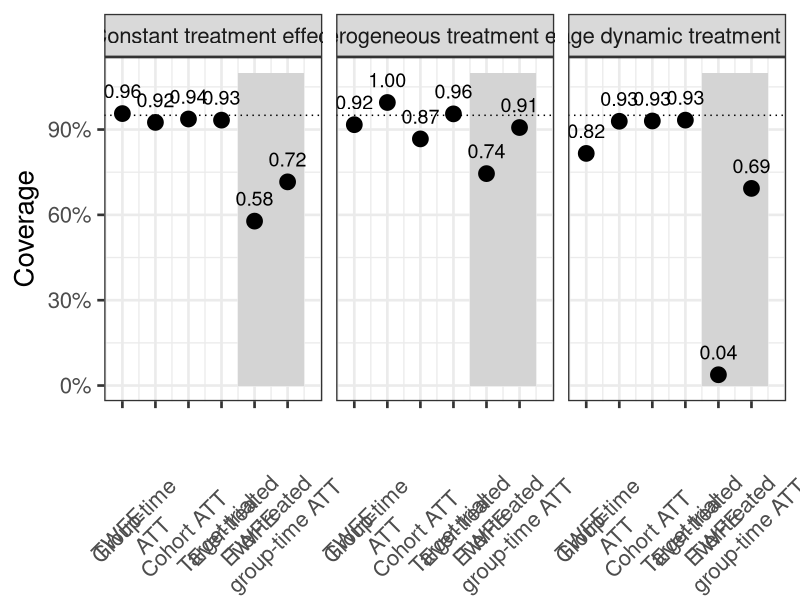
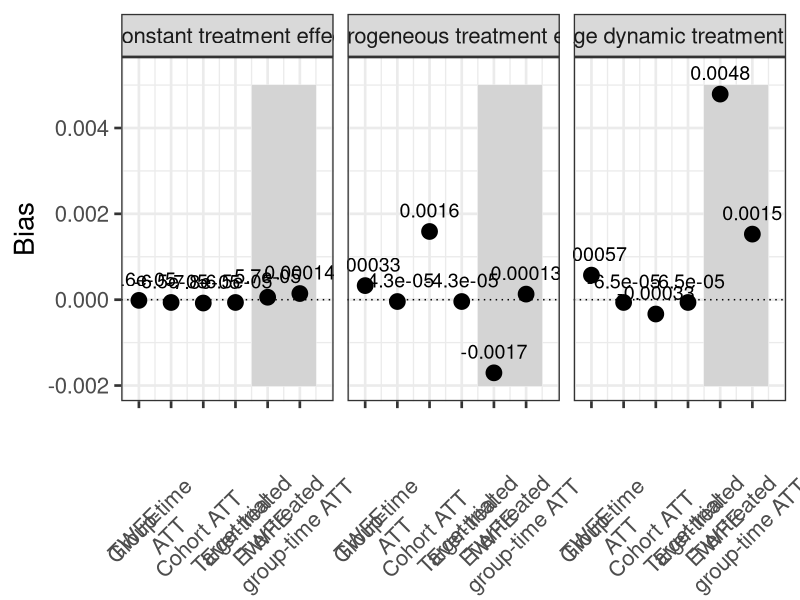
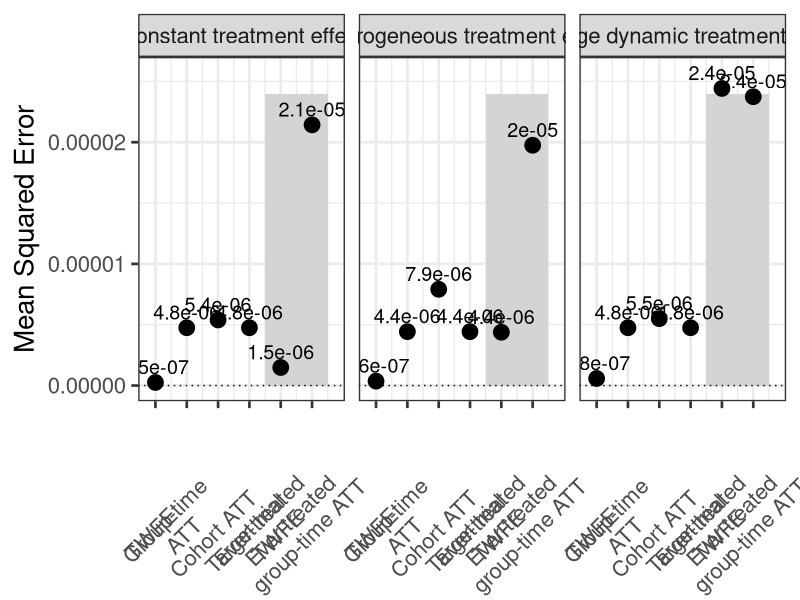
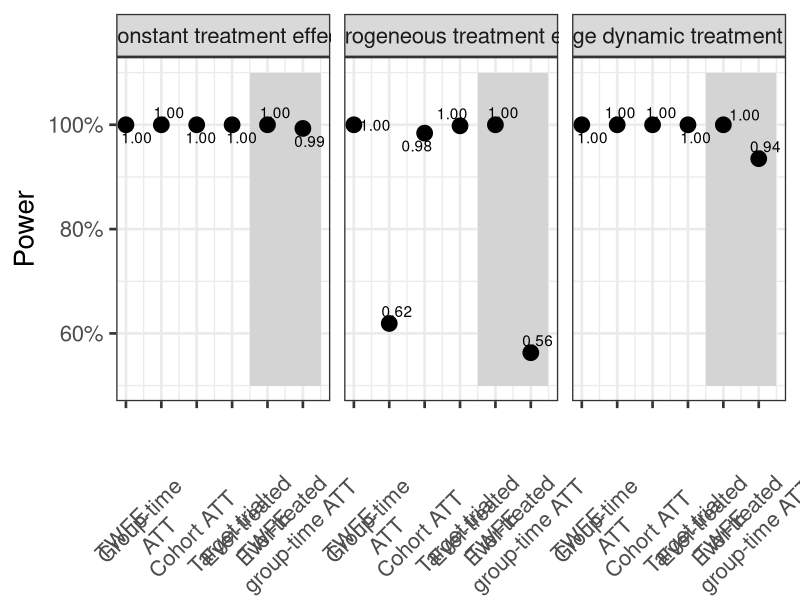
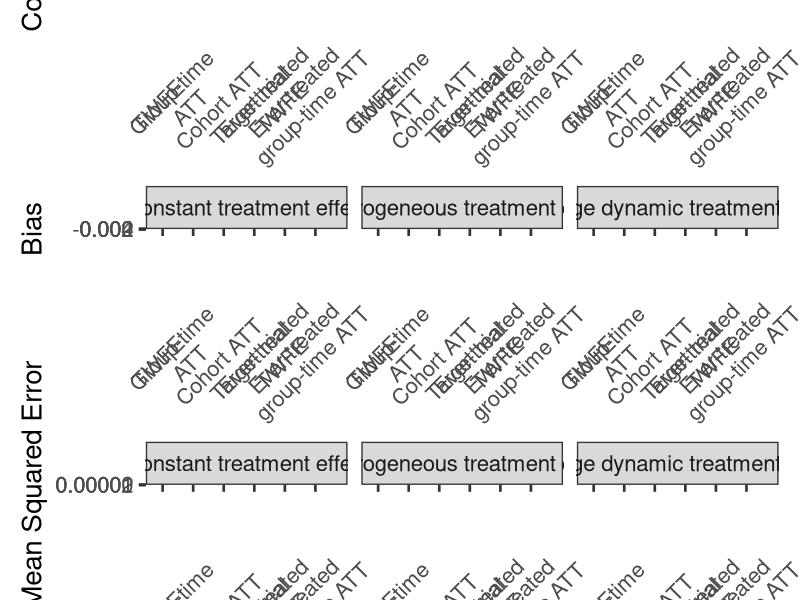
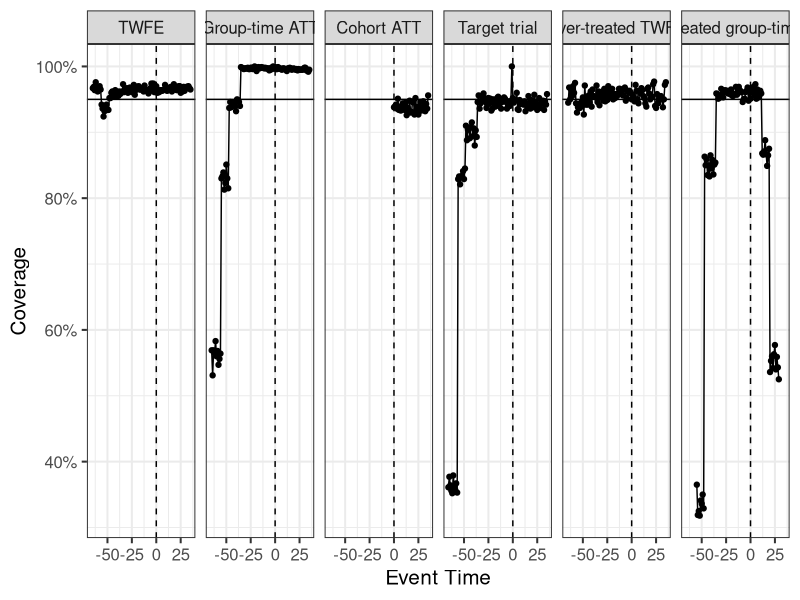
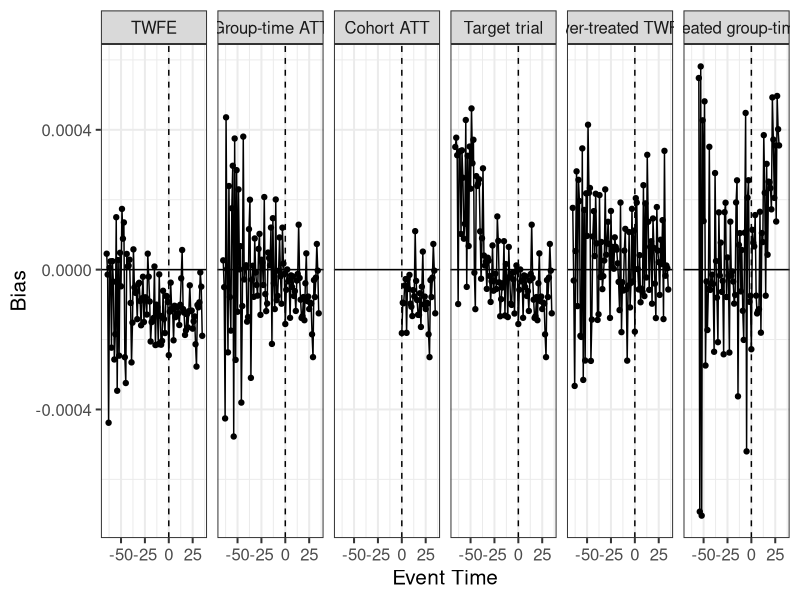
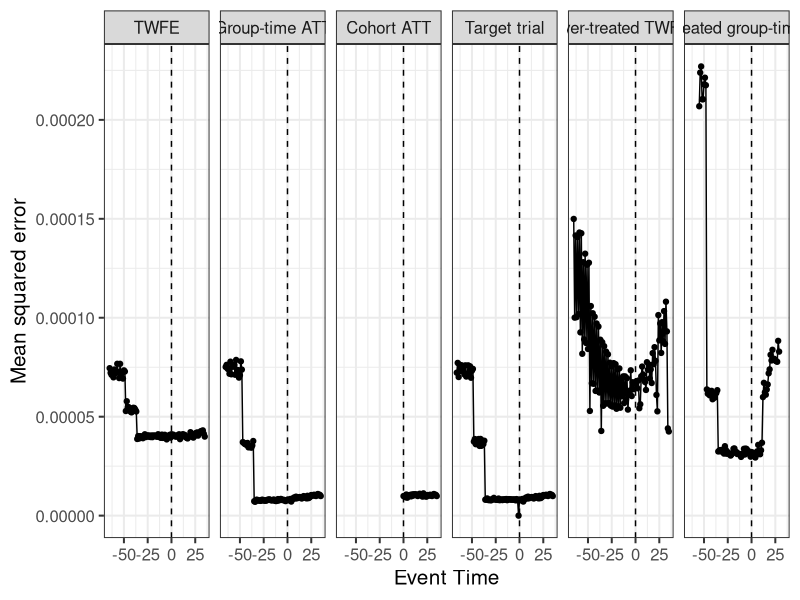

Source code (R) for these figures, in order:
library(tidyverse)
library(ggrepel)
library(magrittr)
library(forcats)
library(patchwork)
library(scales)

results_df_summary <- read_csv("./results/twfe_sim_results_summary_PTB_n1000_12062022.csv")
#results_old <- read_csv("./results/twfe_sim_results_summary_PTB_n1000_06012022.csv")

table(results_df_summary$parameter)
#CTE, many DTE and HTE

table(results_df_summary$method)
# group.time.ATT group.time.ATT.ever.adopted          stacked.regression 
# staggered.SA                        TWFE           TWFE.ever.adopted 
# target.trial

results_df_summary %<>% 
  mutate(method2 = fct_relevel(method, c("TWFE",
                                         "group.time.ATT", "staggered.SA", 
                                         "target.trial", "stacked.regression",
                                         "TWFE.ever.adopted", 
                                         "group.time.ATT.ever.adopted")),
         method3 = case_when(method == "TWFE" ~ 1, 
                             method == "group.time.ATT" ~ 2, 
                             method == "staggered.SA" ~ 3, 
                             method %in% c("target.trial", "stacked.regression") ~ 4, 
                             method ==  "TWFE.ever.adopted" ~ 5, 
                             method == "group.time.ATT.ever.adopted" ~ 6),
         method4 = case_when(method2 == "TWFE" ~ "TWFE",
                             method2 == "group.time.ATT" ~ "Group-time ATT",
                             method2 == "staggered.SA" ~ "Cohort ATT",
                             method2 == "target.trial" ~ "Target trial",
                             method2 == "stacked.regression" ~ "Target trial",
                             method2 == "TWFE.ever.adopted" ~ "Ever-treated TWFE",
                             method2 == "group.time.ATT.ever.adopted" ~ "Ever-treated group-time ATT"),
         method4 = fct_relevel(method4, c("TWFE", "Group-time ATT", "Cohort ATT",
                                          "Target trial", 
                                          "Ever-treated TWFE", "Ever-treated group-time ATT"))
         )
  
#check that the reorder worked:
table(results_df_summary$method2)
table(results_df_summary$method3)
table(results_df_summary$method4)

#start with the non-dynamic plots
results2 <- results_df_summary %>% filter(parameter %in% c("CTE","HTE","DTE.avg"))

results2 %<>% mutate(parameter2 = fct_relevel(parameter, "CTE", "HTE", "DTE.avg"))
table(results2$parameter2)

# plot results 
facet_labels <- c(CTE = "Constant treatment effect", 
                  HTE = "Heterogeneous treatment effect", 
                  DTE.avg = "Average dynamic treatment effect")


p1 <- ggplot(results2, aes(x = method3, y = coverage)) + 
  geom_rect(aes(xmin = 4.5, xmax = 6.5, ymin = 0.0, ymax = 1.1),
            fill = "lightgrey", alpha = 0.5) +
  geom_point(size=5) + #color = method
  geom_text(aes(label = format(round(coverage, 2), nmsall = 2)), position = position_nudge(y = 0.08), size = 5) + 
  theme_bw(base_size = 20) + 
  facet_wrap(~parameter2, labeller = labeller(parameter2 = facet_labels)) + 
  geom_hline(aes(yintercept=0.95), linetype=3) + 
  labs(x = "", y = "Coverage") + 
  scale_x_continuous(breaks = c(1:6), expand = expansion(mult = 0.1),
                     labels=c("TWFE", "Group-time \nATT",
                                               "Cohort ATT", "Target trial", 
                                               "Ever-treated \nTWFE",
                                               "Ever-treated \ngroup-time ATT")) +
  theme(axis.text.x=element_text(angle = 45, vjust = 0.1)) + #angle = 45) 
  theme(legend.position = "none") +
  scale_y_continuous(labels = scales::percent) 

p1
 ggsave(p1, file="../TWFE-simulation/results/twfe_sim_coverage_PTB_n1000.png", 
        width=15, height = 5, device = "png")

p2 <- ggplot(results2, aes(x= method3, y = bias))  + 
  geom_rect(aes(xmin = 4.5, xmax = 6.5, ymin = -0.002, ymax = 0.005),
            fill = "lightgrey", alpha = 0.5) +
  geom_point(size=5) +
  geom_text(aes(label = signif(bias, digits = 2)), nudge_y = 0.0005, size = 5) + 
  theme_bw(base_size = 20) + 
  facet_wrap(~parameter2, labeller = labeller(parameter2 = facet_labels)) + 
  geom_hline(aes(yintercept=0), linetype=3) + 
  labs(x="", y="Bias") + 
  scale_x_continuous(breaks = c(1:6), expand = expansion(mult = 0.1),
                     labels=c("TWFE", "Group-time \nATT",
                                               "Cohort ATT", "Target trial", 
                                               "Ever-treated \nTWFE",
                                               "Ever-treated \ngroup-time ATT")) +
  theme(axis.text.x=element_text(angle = 45, vjust = 0.1))  + 
  theme(legend.position = "none") 

p2
 ggsave(p2, file="../TWFE-simulation/results/twfe_sim_bias_PTB_n1000.png", 
        width=15, height = 5, device = "png")

p3 <- ggplot(results2, aes(x = method3, y = MSE)) + 
  geom_rect(aes(xmin = 4.5, xmax = 6.5, ymin = 0, ymax = 2.4e-05),
            fill = "lightgrey", alpha = 0.5) +
  geom_point(size=5) + 
  geom_text(aes(label = signif(MSE, digits = 2)), nudge_y = 0.0000013, size = 5) +
  theme_bw(base_size = 20) + 
  facet_wrap(~parameter2, labeller = labeller(parameter2 = facet_labels)) + 
  geom_hline(aes(yintercept=0), linetype=3) + 
  labs(x="", y="Mean Squared Error") + 
  scale_x_continuous(breaks = c(1:6), expand = expansion(mult = 0.1),
                     labels=c("TWFE", "Group-time \nATT",
                                               "Cohort ATT", "Target trial", 
                                               "Ever-treated \nTWFE",
                                               "Ever-treated \ngroup-time ATT")) +
  scale_y_continuous(labels = scales::label_comma()) + 
  theme(axis.text.x=element_text(angle = 45, vjust = 0.1))  + 
  theme(legend.position = "none")  

p3
 ggsave(p3, file="../TWFE-simulation/results/twfe_sim_mse_PTB_n1000.png", 
        width=15, height = 5, device = "png")

p4 <- ggplot(results2, aes(x = method3, y = power)) + 
  geom_rect(aes(xmin = 4.5, xmax = 6.5, ymin = 0.5, ymax = 1.1),
            fill = "lightgrey", alpha = 0.5) +
  geom_point(size=5) + 
  geom_text_repel(aes(label = sprintf(power, fmt = '%#.2f'))) +
  theme_bw(base_size = 20) + 
  facet_wrap(~parameter2, labeller = labeller(parameter2 = facet_labels)) + 
  #geom_hline(aes(yintercept=0), linetype=3) + 
  labs(x="", y="Power") + 
  scale_x_continuous(breaks = c(1:6), labels=c("TWFE", "Group-time \nATT",
                                               "Cohort ATT", "Target trial", 
                                               "Ever-treated \nTWFE",
                                               "Ever-treated \ngroup-time ATT")) +
  theme(axis.text.x=element_text(angle = 45, vjust = 0.1))  + 
  theme(legend.position = "none") +
  scale_y_continuous(labels = scales::percent) 
#+ scale_color_manual(values=c("#9e0142", "#66c2a5", "#4393c3", "#e34a33"))

p4
 ggsave(p4, file="../TWFE-simulation/results/twfe_sim_power_PTB_n1000.png", 
        width = 15, height = 5, device = "png")

all_1 <- p1 + p2 + p3 + plot_layout(nrow = 3)
all_1
ggsave(all_1, file="../TWFE-simulation/results/twfe_sim_all_PTB_n1000_20230222.png", 
       width=18, height = 20, device = "png")

results_df_summary %<>% 
  mutate(ever.adopted.est = 
           case_when(method %in% c("TWFE.ever.adopted", "group.time.ATT.ever.adopted") ~ "Ever-treated only",
                     !(method %in% c("TWFE.ever.adopted", "group.time.ATT.ever.adopted")) ~ "All states"))

# dynamic effects 
results_df_summary <- results_df_summary %>% mutate(time_pt = substr(parameter, 4, 8))
results_df_summary <- results_df_summary %>% mutate(time_pt = ifelse(parameter=="DTE.avg", "", time_pt))
results_df_summary <- results_df_summary %>% mutate(time_pt = sub("..","-",time_pt, fixed = TRUE))
results_df_summary <- results_df_summary %>% mutate(time_pt = as.numeric(sub(".","",time_pt, fixed = TRUE)))
results_df_summary <- results_df_summary %>% mutate(pre_post = as.numeric(time_pt>=0))

# coverage
results3 <- results_df_summary %>% filter(!parameter %in% c("CTE","HTE","DTE.avg"))

p41 <- ggplot(results3,
              aes(x = time_pt, y = coverage)) +
  geom_line() +
  geom_vline(xintercept = 0, lty = 2) +
  geom_point() +
  geom_hline(yintercept = 0.95) +
  labs(y = "Coverage", x = "Event Time") +
  theme_bw(base_size = 15) + 
  theme(legend.title=element_blank()) + 
  scale_y_continuous(labels = scales::percent) +
  facet_wrap(~method4, nrow = 1)

p41
ggsave(p41, file="../TWFE-simulation/results/dyn_coverage_n1000.png", 
       width=15,height = 3.5, device = png)

p51 <- ggplot(results3,
              aes(x = time_pt, y = bias)) +
  geom_line() +
  geom_point() +
  geom_vline(xintercept = 0, lty = 2) +
  geom_hline(yintercept = 0) +
  labs(y = "Bias", x = "Event Time") +
  theme_bw(base_size = 15) + 
  theme(legend.title=element_blank()) + 
  facet_wrap(~method4, nrow = 1) +
  scale_y_continuous(labels = scales::label_comma()) 

p51
#ggsave(p51, file="../TWFE-simulation/results/twfe_sim_bias3_PTB.pdf", width=10)
ggsave(p51, file="../TWFE-simulation/results/dyn_bias_n1000_PTB.png", 
       width=15,height = 3.5, device = png)

p61 <- ggplot(results3,
              aes(x = time_pt, y = MSE)) +
  geom_line() +
  geom_point() +
  geom_vline(xintercept = 0, lty = 2) +
  labs(y = "Mean squared error", x = "Event Time") +
  theme_bw(base_size = 15)  + 
  theme(legend.title=element_blank()) + 
  facet_wrap(~method4, nrow = 1) 

p61

ggsave(p61, file="../TWFE-simulation/results/dyn_mse_n1000_PTB.png", 
       width=15,height = 3.5, device = png)

#power 

p71 <- ggplot(results3,
              aes(x = time_pt, y = power)) +
  geom_line() +
  geom_point() +
  labs(y = "Power", x = "Event Time") +
  theme_bw(base_size = 15) + 
  scale_y_continuous(labels = scales::percent) +
  scale_x_continuous(limits = c(0, NA)) +
  theme(legend.title = element_blank()) + 
  facet_wrap(~method4, nrow = 1)

p71

ggsave(p71, file="../TWFE-simulation/results/dyn_power_n1000_PTB.png", 
       width=15, height = 3.5, device = png)

dyn_all <- p41 + p51 + p61 + plot_layout(nrow = 3, guides = "collect")

dyn_all

ggsave(dyn_all, file="../TWFE-simulation/results/dyn_all_n1000_PTB.png", 
       width=18, height = 15, device = png)
